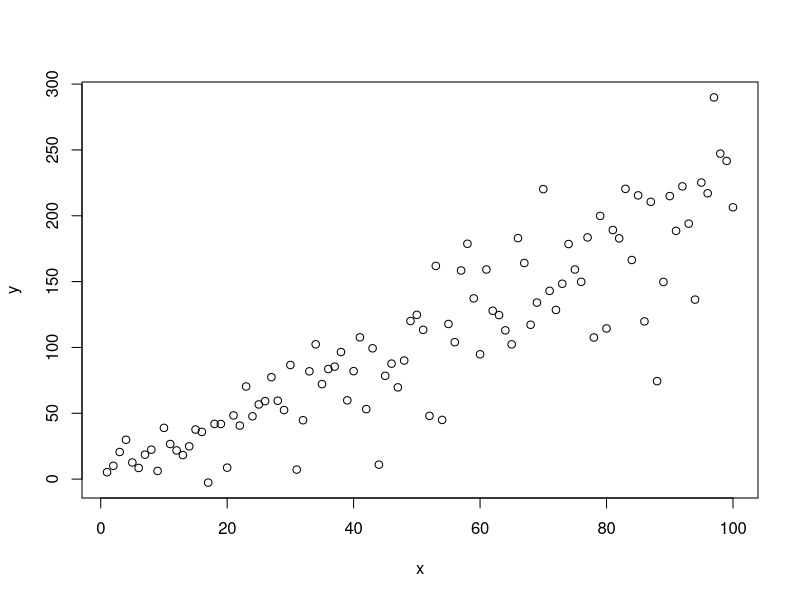
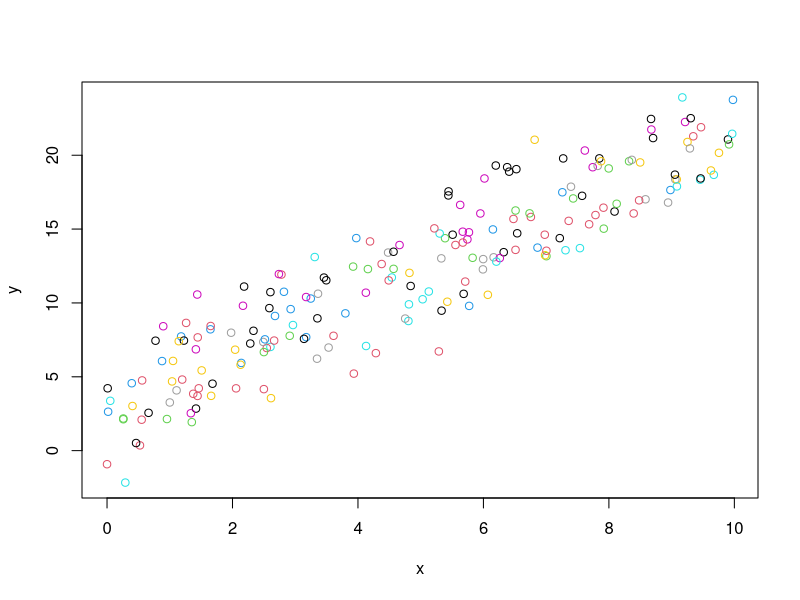

These charts were generated, in order, by the following R code:
## ---- chunk 1
knitr::opts_chunk$set(echo = TRUE)
## ---- chunk 2
x = seq(1,100,length.out = 100)
y = 2 + 2 * x + rnorm(100,0,sqrt(20*x^1))
plot(y~x)
dat = data.frame(x,y)
## ---- chunk 3
library(nlme)
gls.1 = gls(y~x, data=dat,method="ML")
summary(gls.1)
# to specify the variance as a function of x we can use different functions
# (see chapter 4 of Zuur for details) or see ?varClasses
gls.2 = gls(y~x, weights=varPower(form=~x), data=dat,method="ML")
summary(gls.2)
AIC(gls.1,gls.2)
## ---- chunk 4
x = runif(200,0,10) # this is the covariate
sigma_site = 1
site = rnorm(10,0,sigma_site) # we construct 10 different sites
id = as.factor(rep(c(1:10),20)) # site id
sigma_res = 2
y = 2+ 2*x + site[id] + rnorm(200,0,sigma_res)
dat= data.frame(x,y,id)

# let's make a plot
plot(y ~x,col=id)
